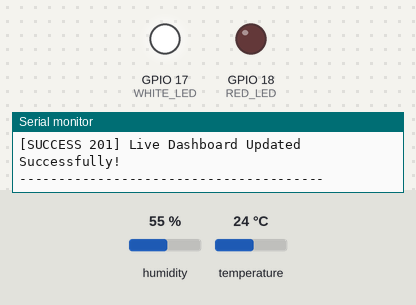
Recording of a sketch running on a simulated ESP32. On the bench: output pins drawn as LEDs (lit = HIGH), the last lines printed to the serial monitor. The inputs (shaded band) are chosen by the test bench; at power-on: temperature 24 °C, humidity 55 %. WiFi joins after 1.5 s; servers stay silent unless stated; uploads are accepted with an empty reply.

Above: at 6.5 s.
6.6 s: temperature set to 24.5 °C
9.8 s: temperature set to 25.6 °C
At 10.9 s:
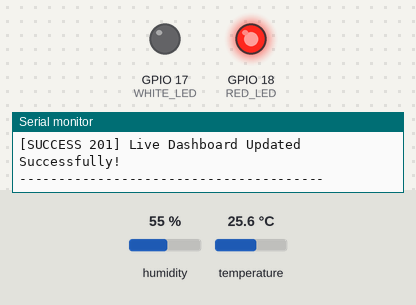
14.4 s: temperature set to 12 °C
At 16.4 s:
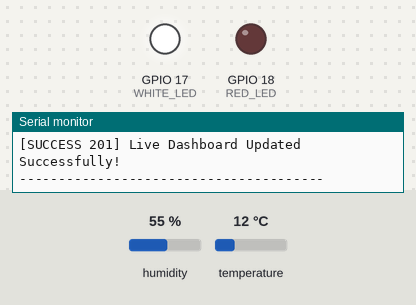
17.6 s: temperature set to 28 °C
At 18.9 s:
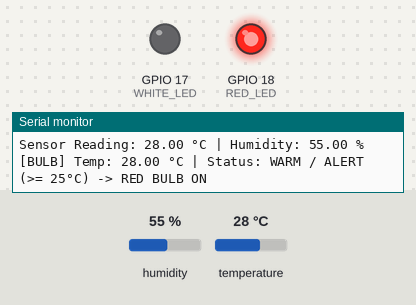
Timing chart, 0 to 20.6 s (numbered marks = the images above; inputs shaded):
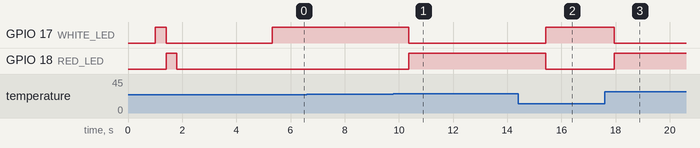

The sketch:

esp32.ino
```cpp
/*
 * ==============================================================================
 * Smart Classroom Environmental Monitoring System
 * ESP32 + DHT22 + Dual Bulb Control (White & Red) -> Live Render Cloud Dashboard
 * ==============================================================================
 * Dashboard : https://airquality-monitoring.onrender.com/
 * Endpoint  : https://airquality-monitoring.onrender.com/api/readings
 *
 * Hardware Wiring:
 *   DHT22 DATA (Pin 2)  --> ESP32 GPIO 4 (with 10k resistor to 3.3V)
 *   DHT22 VCC  (Pin 1)  --> ESP32 3V3
 *   DHT22 GND  (Pin 4)  --> ESP32 GND
 *
 *   White Bulb/LED (+)  --> ESP32 GPIO 17 (via 220Ω resistor or relay)
 *   Red Bulb/LED (+)    --> ESP32 GPIO 18 (via 220Ω resistor or relay)
 *   Bulb/LED Cathodes(-)-> ESP32 GND
 * ==============================================================================
 */

#include <WiFi.h>
#include <WiFiClientSecure.h>
#include <HTTPClient.h>
#include "DHT.h"

// ==============================================================================
// 1. Wi-Fi Configuration
// ==============================================================================
const char* WIFI_SSID     = "Anjali";     // Wi-Fi or Hotspot Name (2.4 GHz)
const char* WIFI_PASSWORD = "12345678";   // Wi-Fi Password

// ==============================================================================
// 2. Cloud Server Endpoint
// ==============================================================================
const char* SERVER_URL    = "https://airquality-monitoring.onrender.com/api/readings";
const char* DEVICE_ID     = "esp32-classroom-01";

// ==============================================================================
// 3. Hardware Pin Definitions
// ==============================================================================
#define DHTPIN 4
#define DHTTYPE DHT22
DHT dht(DHTPIN, DHTTYPE);

#define WHITE_LED 17  // White Bulb (GPIO 17)
#define RED_LED   18  // Red Bulb (GPIO 18)

// Temperature Threshold (°C)
#define COMFORTABLE_TEMP 25.0

// ==============================================================================
// 4. Timing Variables
// ==============================================================================
const unsigned long SENSOR_INTERVAL = 2500; // Read sensor every 2.5s
const unsigned long UPLOAD_INTERVAL = 5000; // Upload telemetry every 5s

unsigned long lastSensorRead = 0;
unsigned long lastUpload     = 0;
unsigned long lastWiFiCheck  = 0;

float temperature = 0.0;
float humidity    = 0.0;
bool hasValidReading = false;

// ==============================================================================
// 5. Bulb / LED Control Logic
// ==============================================================================
void updateBulbs(float temp) {
  if (temp < COMFORTABLE_TEMP) {
    // Below 25.0°C: Comfortable -> White Bulb ON, Red Bulb OFF
    digitalWrite(WHITE_LED, HIGH);
    digitalWrite(RED_LED, LOW);
    Serial.printf("[BULB] Temp: %.2f °C | Status: COMFORTABLE (< 25°C) -> WHITE BULB ON\n", temp);
  } else {
    // 25.0°C and above: Warm / Alert -> Red Bulb ON, White Bulb OFF
    digitalWrite(WHITE_LED, LOW);
    digitalWrite(RED_LED, HIGH);
    Serial.printf("[BULB] Temp: %.2f °C | Status: WARM / ALERT (>= 25°C) -> RED BULB ON\n", temp);
  }
}

// ==============================================================================
// 6. Connect to Wi-Fi (With Full Reset & Diagnostics)
// ==============================================================================
void connectWiFi() {
  Serial.println("\nConnecting to Wi-Fi...");
  Serial.printf("SSID: [%s]  Password Length: %d\n", WIFI_SSID, strlen(WIFI_PASSWORD));

  WiFi.disconnect(true, true); // Full radio reset + clear stored credentials
  delay(1000);

  WiFi.mode(WIFI_STA);
  WiFi.setAutoReconnect(true);
  WiFi.begin(WIFI_SSID, WIFI_PASSWORD);

  // Give hotspot up to 20 seconds (40 x 500ms)
  int attempts = 0;
  while (WiFi.status() != WL_CONNECTED && attempts < 40) {
    delay(500);
    Serial.print(".");
    attempts++;
  }

  if (WiFi.status() == WL_CONNECTED) {
    Serial.println("\n==================================");
    Serial.println("  WI-FI CONNECTED SUCCESSFULLY!   ");
    Serial.println("==================================");
    Serial.print("ESP32 IP: ");
    Serial.println(WiFi.localIP());
    Serial.printf("Signal (RSSI): %d dBm\n\n", WiFi.RSSI());
  } else {
    // Print the actual WiFi status code to help diagnose
    Serial.printf("\n[!] Wi-Fi FAILED. Status code: %d\n", WiFi.status());
    Serial.println("    Codes: 1=NoSSID, 2=ScanCompleted, 3=Connected,");
    Serial.println("           4=ConnectFailed, 5=ConnLost, 6=Disconnected");
    Serial.println("    Check: hotspot ON? 2.4GHz? SSID/password correct?");
  }
}

// ==============================================================================
// 7. Read DHT22 Sensor
// ==============================================================================
void readSensor() {
  float newHum  = dht.readHumidity();
  float newTemp = dht.readTemperature();

  if (isnan(newHum) || isnan(newTemp)) {
    Serial.println("[Sensor Alert] Failed to read from DHT22!");
    return;
  }

  temperature = newTemp;
  humidity    = newHum;
  hasValidReading = true;

  Serial.println("---------------------------------------");
  Serial.printf("Sensor Reading: %.2f °C | Humidity: %.2f %%\n", temperature, humidity);
  updateBulbs(temperature);
}

// ==============================================================================
// 8. Upload Telemetry to Live Cloud Dashboard
// ==============================================================================
void uploadData() {
  if (WiFi.status() != WL_CONNECTED) {
    Serial.println("[Upload] Skipped: Waiting for Wi-Fi...");
    return;
  }

  if (!hasValidReading) {
    Serial.println("[Upload] Skipped: Waiting for first valid sensor reading...");
    return;
  }

  WiFiClientSecure client;
  client.setInsecure(); // Required for Render HTTPS connection

  HTTPClient http;
  http.setTimeout(10000);

  if (http.begin(client, SERVER_URL)) {
    http.addHeader("Content-Type", "application/json");

    char payload[128];
    snprintf(payload, sizeof(payload),
             "{\"temperature\": %.2f, \"humidity\": %.2f, \"device_id\": \"%s\"}",
             temperature, humidity, DEVICE_ID);

    Serial.printf("[HTTP POST] Uploading: %s\n", payload);
    int httpCode = http.POST(payload);

    if (httpCode == 200 || httpCode == 201) {
      Serial.println("[SUCCESS 201] Live Dashboard Updated Successfully!");
    } else {
      Serial.printf("[HTTP %d] Server Response: %s\n", httpCode, http.getString().c_str());
    }
    http.end();
  } else {
    Serial.println("[HTTP Error] Unable to connect to Render host.");
  }
  Serial.println("---------------------------------------");
}

// ==============================================================================
// 9. Setup
// ==============================================================================
void setup() {
  Serial.begin(115200);
  delay(1000);

  Serial.println("\n======================================");
  Serial.println(" SMART CLASSROOM ENVIRONMENTAL MONITOR");
  Serial.println(" Target: airquality-monitoring.onrender.com");
  Serial.println("======================================");

  // Initialize Bulb Pins
  pinMode(WHITE_LED, OUTPUT);
  pinMode(RED_LED, OUTPUT);

  // Quick Self-Test: Flash White then Red
  digitalWrite(WHITE_LED, HIGH); delay(400); digitalWrite(WHITE_LED, LOW);
  digitalWrite(RED_LED, HIGH);   delay(400); digitalWrite(RED_LED, LOW);

  // Initialize Sensor
  dht.begin();
  delay(1000);

  // Connect to Wi-Fi
  connectWiFi();

  Serial.println("System Initialized.\n");
}

// ==========================================
// 10. Main Loop
// ==========================================
void loop() {
  unsigned long currentMillis = millis();

  // Reconnect Wi-Fi every 10 seconds if disconnected (full reset)
  if (currentMillis - lastWiFiCheck >= 10000) {
    lastWiFiCheck = currentMillis;
    if (WiFi.status() != WL_CONNECTED) {
      Serial.printf("[WiFi] Disconnected (status %d). Reconnecting...\n", WiFi.status());
      WiFi.disconnect();
      delay(500);
      WiFi.begin(WIFI_SSID, WIFI_PASSWORD);
    }
  }

  // Read DHT22 every 2.5 seconds
  if (currentMillis - lastSensorRead >= SENSOR_INTERVAL) {
    lastSensorRead = currentMillis;
    readSensor();
  }

  // Upload to Render every 5 seconds
  if (currentMillis - lastUpload >= UPLOAD_INTERVAL) {
    lastUpload = currentMillis;
    uploadData();
  }

  delay(50);
}
```

Measured:
- the behaviour switches between 24.9 and 25 °C on temperature (found by bisection; images 0 and 1)
- after the input at 9.8 s, GPIO 17 (WHITE_LED): HIGH → LOW after 0.57 s; GPIO 18 (RED_LED): LOW → HIGH after 0.57 s
- after the input at 14.4 s, GPIO 17 (WHITE_LED): LOW → HIGH after 1.0 s; GPIO 18 (RED_LED): HIGH → LOW after 1.0 s
- after the input at 17.6 s, GPIO 17 (WHITE_LED): HIGH → LOW after 0.34 s; GPIO 18 (RED_LED): LOW → HIGH after 0.34 s
